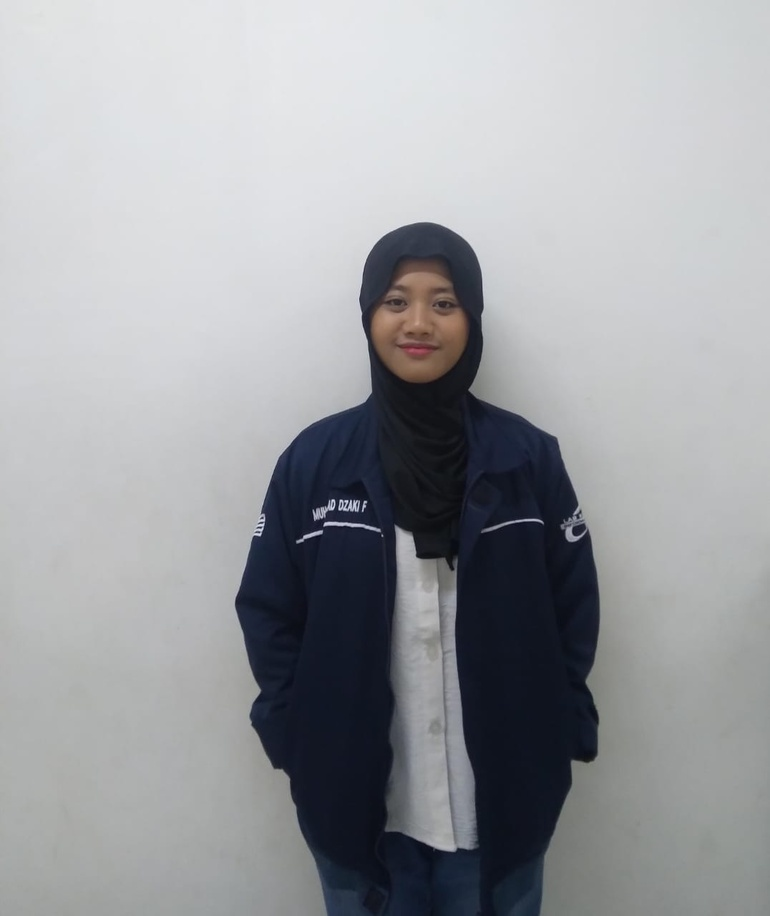
#> input picture uas PCD/adis4.jpg, 770 x 916 px, shrunk from 1076 x 1280 before the run
$ jupyter execute 'UAS PCD.ipynb'   (shell and % lines are left out)
#> lines starting #> are read from the running program, lines starting #| are printed output that depends on the picture; after the words box and inside, x2 and y2 are one past the last pixel; in counts of white or black regions, pixels touching at a corner belong together
# IMPORT lIBRARY

[cell 1]
import cv2
import numpy as np
import matplotlib.pyplot as plt
import skimage

[cell 2]
image = cv2.imread('adis4.jpg')
#> image is the input picture: shape (916, 770, 3); mean B, G, R 162.5, 159.1, 157.3

cv2.imshow("Adis", image)
cv2.waitKey(0)
cv2.destroyAllWindows()

[cell 3]
alpha = 2
beta = 0

[cell 4]
new_image = cv2.convertScaleAbs(image, alpha=alpha, beta=beta)
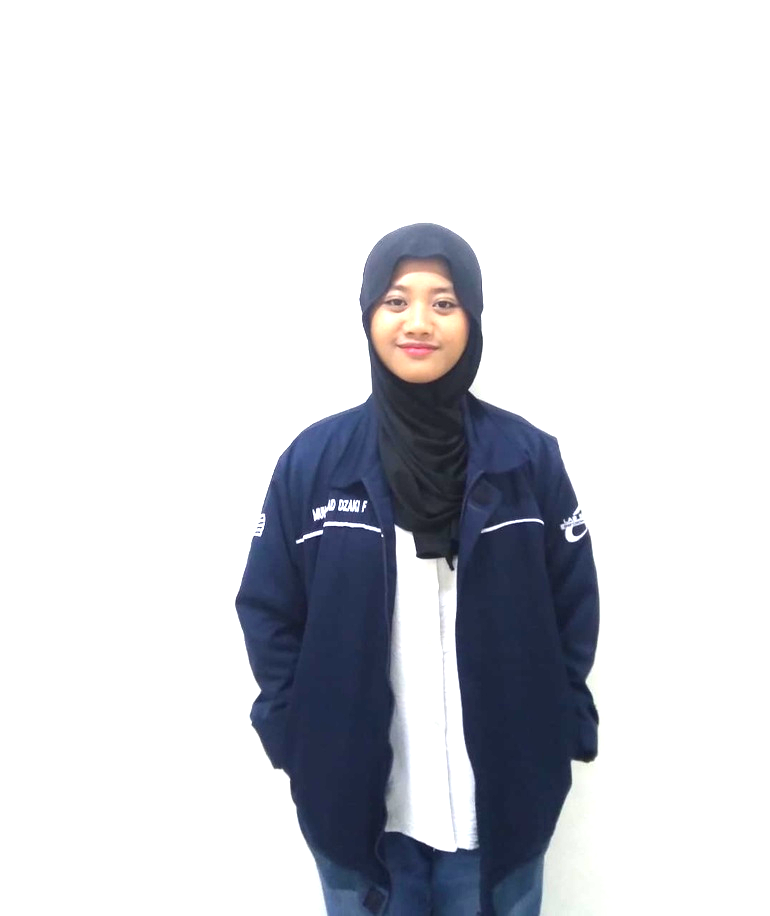
#> new_image: shape (916, 770, 3); mean B, G, R 218.4, 213.5, 212

[cell 5]
cv2.imwrite('image_contrast.jpg', new_image)
cv2.imshow('Image', new_image)
cv2.waitKey(0)
cv2.destroyAllWindows()

[cell 6]
gray = cv2.cvtColor(new_image, cv2.COLOR_BGR2GRAY)
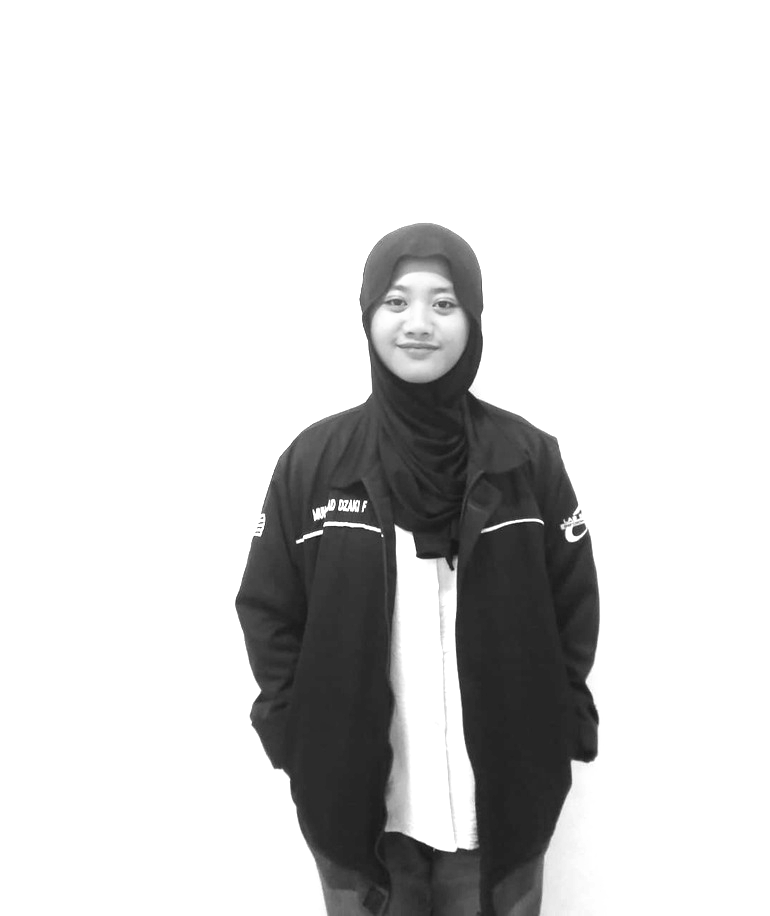
#> gray: shape (916, 770); min 17, max 255, mean 213.6
edges = cv2.Canny(new_image, 10, 170)
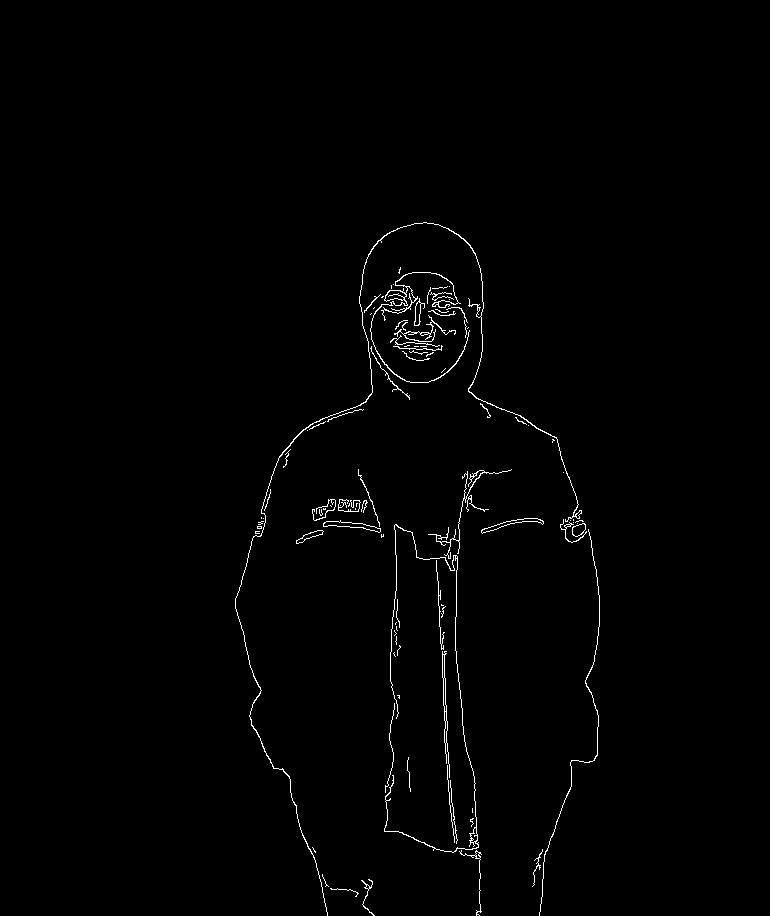
#> edges: shape (916, 770); 0.94% white in thin lines or dots, all inside (x1, y1, x2, y2) = (235, 222, 600, 916)

[cell 7]
cv2.imshow("Gambar Adis", edges)
cv2.waitKey(0)
cv2.destroyAllWindows()

[cell 8]
fig, axs = plt.subplots(1,2, figsize =(10,10))
ax = axs.ravel()

ax[0].imshow(gray, cmap = "gray")
ax[0].set_title("Original Image")

ax[1].imshow(edges, cmap = "gray")
ax[1].set_title("Canny Edge Detection")
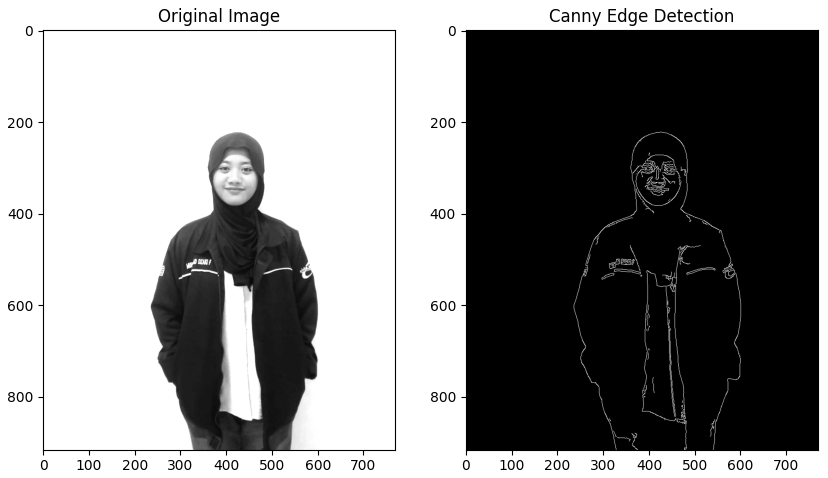
#> figure drawn by matplotlib, 2 panels

[cell 9]
lines = cv2.HoughLinesP(edges, 1, np.pi/250, 20, maxLineGap = -50)
#> lines = 1240 rows, first 6: [442, 651, 442, 663], [459, 685, 459, 689], [445, 678, 445, 700], [462, 713, 462, 721], [456, 604, 456, 570], [444, 729, 444, 740]
image_line = new_image.copy()

[cell 10]
for line in lines:
    x1, y1, x2, y2 = line[0]
    cv2.line(image_line, (x1, y1), (x2, y2), (0, 255, 0), 3)
#> this loop made 1240 passes
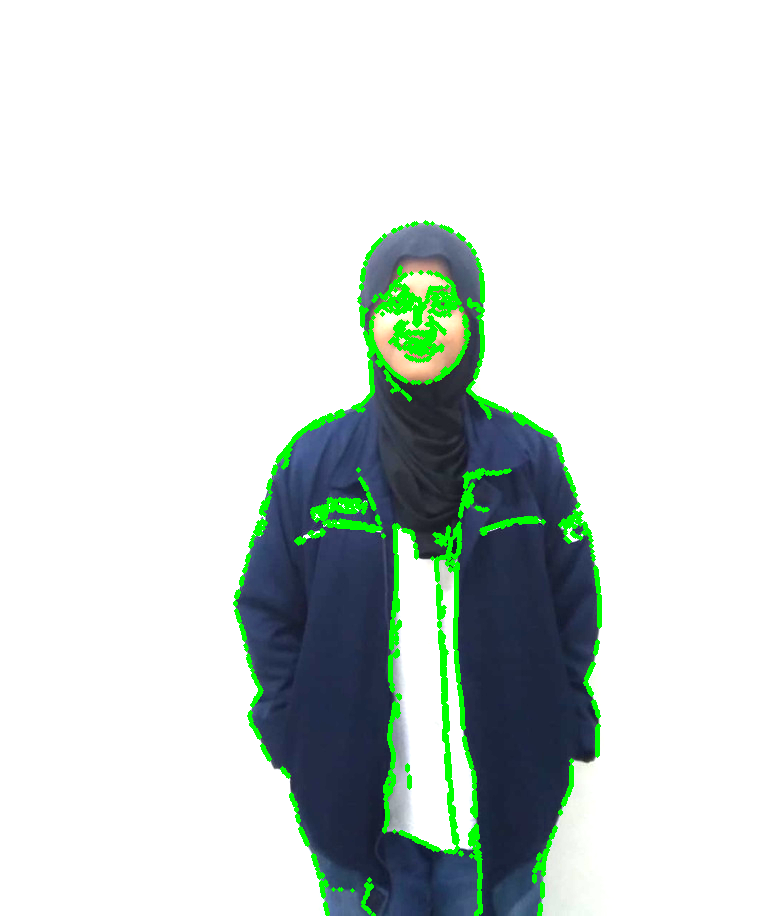
#> image_line: shape (916, 770, 3); 3.11% of pixels changed, all inside (x1, y1, x2, y2) = (233, 220, 602, 916)

[cell 11]
fig, axs = plt.subplots(1, 3, figsize=(15, 5))
ax = axs.ravel()

ax[0].imshow(gray, cmap="gray")
ax[0].set_title("Original Image")

ax[1].imshow(edges, cmap="gray")
ax[1].set_title("Canny Edges Image")

ax[2].imshow(image_line, cmap="gray")
ax[2].set_title("Contours Image")

plt.show()
#> figure, not shown here; B, G, R data is drawn as R, G, B

[cell 12]
edges

[cell 13]
lines
#> Out has the same summary as lines
